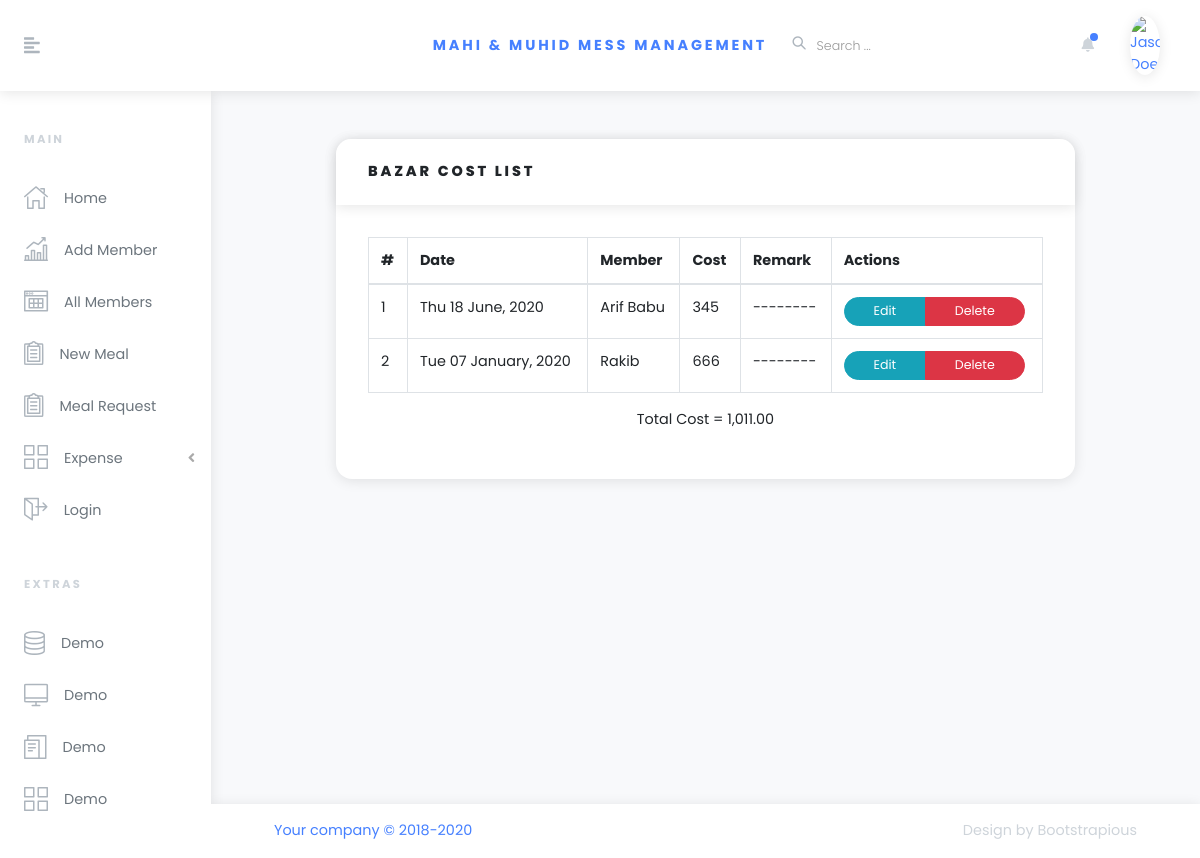
The app's page /bazar_cost_list.php (signed in) with its own data.
### tables this page shows
CREATE TABLE `bazar_cost` (
  `id` int(11) NOT NULL,
  `date` date NOT NULL,
  `user_id` int(10) UNSIGNED NOT NULL,
  `cost` varchar(100) NOT NULL,
  `remark` text
);

### bazar_cost_list.php (the view, shortened to what this page needs)
<?php
    include_once('inc/header.php');
    include_once('inc/connection.php');
?>
<div class="container-fluid px-xl-5">
    <section class="py-5">
        <div class="row">
            <div class="col-md-10 offset-md-1 mb-5">
                <div class="card">
                    <div class="card-header">
                        <h3 class="h6 text-uppercase mb-0">Bazar Cost List</h3>
                    </div>
                    <div class="card-body">
                        <div class="table-responsive">
                            <table class="table table-bordered">
                                <thead>
                                    <tr>
                                        <th>#</th>
                                        <th>Date</th>
                                        <th>Member</th>
                                        <th>Cost</th>
                                        <th>Remark</th>
                                        <th>Actions</th>
                                    </tr>
                                </thead>
                                <tbody>
                                    <?php
                                        $query = "SELECT bc.*, (SELECT name FROM users WHERE id = bc.user_id) AS member_name FROM bazar_cost AS bc ORDER BY bc.id DESC";
                                        $bazar_costs = mysqli_query($conn, $query);
                                        $i = 0;
                                        $total_cost = 0;
                                        while($bc = $bazar_costs->fetch_assoc()) {
                                            $total_cost += $bc['cost'];
                                    ?>
                                        <tr>
                                            <td><?= ++$i ?></td>
                                            <td><?= date('D d F, Y', strtotime($bc['date'])) ?></td>
                                            <td><?= $bc['member_name'] ?></td>
                                            <td><?= $bc['cost'] ?></td>
                                            <td><?= $bc['remark'] ? $bc['remark'] : '--------' ?></td>
                                            <td>
                                                <div class="btn-group">
                                                    <a href="<?php echo $bc['id'];?>" class="btn btn-sm btn-info">Edit</a>
                                                    <a href="<?php echo $bc['id'];?>" class="btn btn-sm btn-danger">Delete</a>
                                                </div>
                                            </td>
                                        </tr>
                                    <?php } ?>
                                </tbody>
                            </table>
                            <p class="text-center">
                                Total Cost = <?= number_format($total_cost, 2) ?>
                            </p>
                        </div>
                    </div>
                </div>
            </div>
        </div>
    </section>
</div>
<?php   include_once('inc/footer.php'); ?>

### records on screen
bazar_cost: date "Thu 18 June, 2020", member_name "Arif Babu", cost "345"
bazar_cost: date "Tue 07 January, 2020", member_name "Rakib", cost "666"

### other values on screen
$total_cost "1,011.00"
